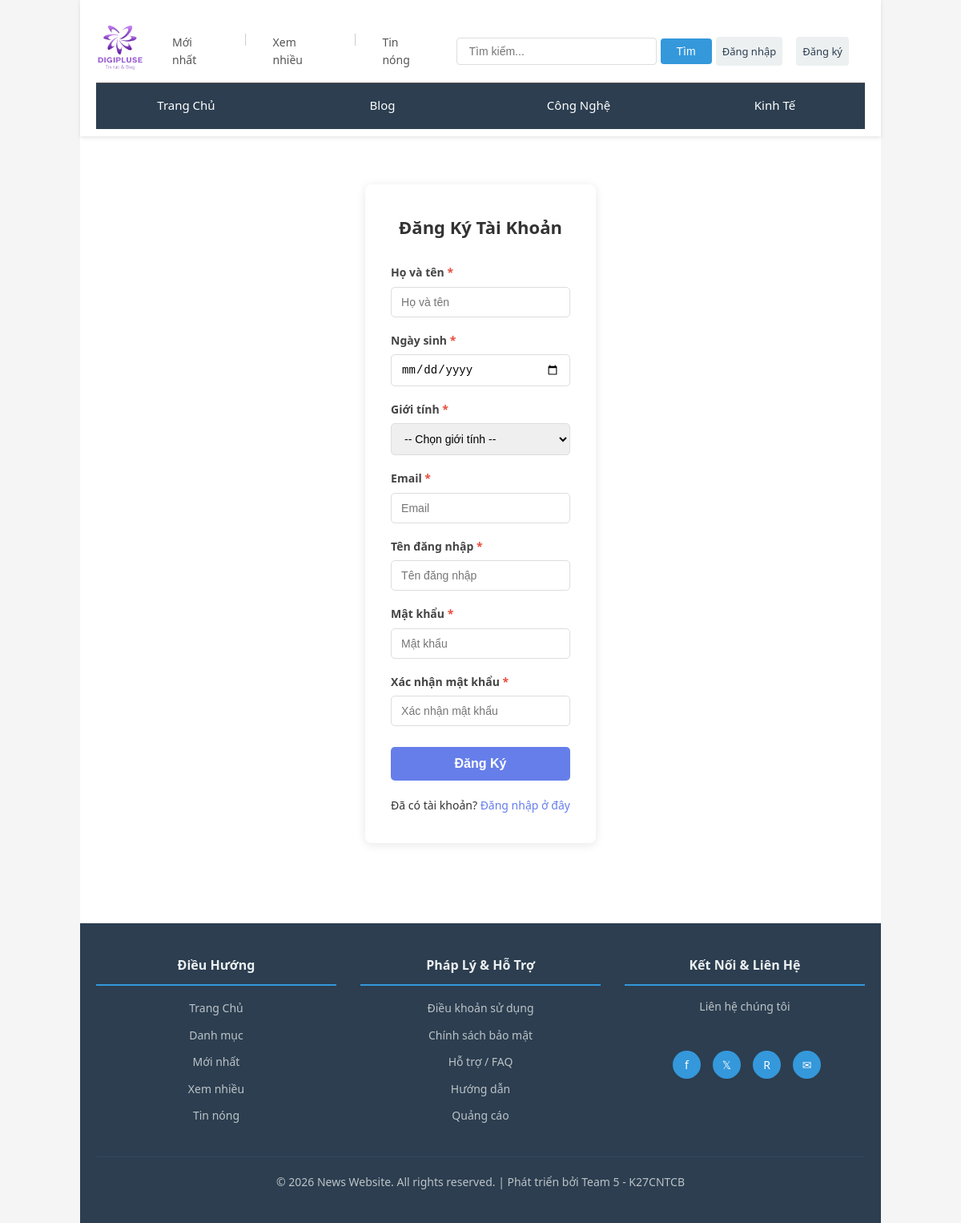
The page /dang-ky/ on the database its author committed.
### Webtintuc/models.py (models this page shows, shortened)
class Category(models.Model):
    CATEGORY_TYPES = (
        ('news', 'Tin Tức'),
        ('blog', 'Blog'),
    )
    name = models.CharField(max_length=100, unique=True)
    slug = models.SlugField(unique=True)
    description = models.TextField(blank=True, null=True)
    category_type = models.CharField(max_length=20, choices=CATEGORY_TYPES, default='news')
    created_at = models.DateTimeField(auto_now_add=True, null=True, blank=True)
    class Meta:
        verbose_name_plural = "Categories"
        ordering = ['name']

### Webtintuc/views.py (the view)
# urls.py: path('dang-ky/', views.register_view, name='register'),
def register_view(request):
    if request.method == 'POST':
        form = RegisterForm(request.POST)
        if form.is_valid():
            user = form.save(commit=False)
            full_name = form.cleaned_data.get('full_name', '').strip()
            parts = full_name.rsplit(' ', 1)
            if len(parts) == 2:
                user.first_name, user.last_name = parts[0], parts[1]
            else:
                user.first_name = full_name
            user.save()
            profile, _ = UserProfile.objects.get_or_create(user=user)
            profile.birth_date = form.cleaned_data.get('birth_date')
            profile.gender = form.cleaned_data.get('gender')
            profile.save()
            login(request, user)
            return redirect('webtintuc:index')
    else:
        form = RegisterForm()
    return render(request, 'register.html', {**get_base_context(request), 'form': form})

### Webtintuc/views.py (called while the page is built)
def get_base_context(request=None):
    ctx = {'categories': Category.objects.filter(category_type='news')}
    if request and request.user.is_authenticated:
        ctx['unread_count'] = Notification.objects.filter(user=request.user, is_read=False).count()
    return ctx

### Webtintuc/templates/register.html (shortened to what this page needs)
{% extends "base.html" %}
{% block content %}
<div class="container">
    <div class="auth-form">
        <h2>Đăng Ký Tài Khoản</h2>
        <form method="POST">
            <div class="form-group">
                <label for="{{ form.full_name.id_for_label }}">Họ và tên <span class="required">*</span></label>
                {{ form.full_name }}
            </div>
            <div class="form-group">
                <label for="{{ form.birth_date.id_for_label }}">Ngày sinh <span class="required">*</span></label>
                {{ form.birth_date }}
            </div>
            <div class="form-group">
                <label for="{{ form.gender.id_for_label }}">Giới tính <span class="required">*</span></label>
                {{ form.gender }}
            </div>
            <div class="form-group">
                <label for="{{ form.email.id_for_label }}">Email <span class="required">*</span></label>
                {{ form.email }}
            </div>
            <div class="form-group">
                <label for="{{ form.username.id_for_label }}">Tên đăng nhập <span class="required">*</span></label>
                {{ form.username }}
            </div>
            <div class="form-group">
                <label for="{{ form.password1.id_for_label }}">Mật khẩu <span class="required">*</span></label>
                {{ form.password1 }}
            </div>
            <div class="form-group">
                <label for="{{ form.password2.id_for_label }}">Xác nhận mật khẩu <span class="required">*</span></label>
                {{ form.password2 }}
            </div>
            <button type="submit" class="btn">Đăng Ký</button>
        </form>
        <p class="auth-link">
            Đã có tài khoản? <a href="{% url 'webtintuc:login' %}">Đăng nhập ở đây</a>
        </p>
    </div>
</div>
{% endblock %}

### Webtintuc/templates/base.html (shortened to what this page needs)
{% load static %}
<!DOCTYPE html>
<html lang="vi">
<head>
    <link rel="stylesheet" href="{% static 'css/style.css' %}">
</head>
<body>
    <div class="wrapper">
        <header>
            <div class="header-top">
                <a href="{% url 'webtintuc:index' %}" class="logo">
                    <img src="{% static 'images/logo.jpg' %}" alt="Logo" style="width: 100px; margin-left: -40px">
                </a>
                <div class="header-info">
                    <a href="{% url 'webtintuc:index' %}">Mới nhất</a>
                    <span class="separator">|</span>
                    <a href="{% url 'webtintuc:index' %}">Xem nhiều</a>
                    <span class="separator">|</span>
                    <a href="{% url 'webtintuc:index' %}">Tin nóng</a>
                </div>
                <form class="search-box" action="{% url 'webtintuc:search' %}" method="GET">
                    <input type="text" name="q" placeholder="Tìm kiếm..." value="{{ query }}">
                    <button type="submit">Tìm</button>
                </form>
                <div class="user-menu">
                    {% if user.is_authenticated %}
                        <a href="{% url 'webtintuc:notifications' %}" class="notif-bell" id="notifBell" title="Thông báo">
                            🔔
                            <span class="notif-badge" id="notifBadge" style="display:none">0</span>
                        </a>
                        <a href="{% url 'webtintuc:user_profile' user.username %}" class="user-greeting">
                            👤 {{ user.username }}
                        </a>
                        <a href="{% url 'webtintuc:logout' %}">Đăng xuất</a>
                    {% else %}
                        <a href="{% url 'webtintuc:login' %}">Đăng nhập</a>
                        <a href="{% url 'webtintuc:register' %}">Đăng ký</a>
                    {% endif %}
                </div>
            </div>
            <nav class="navbar">
                <a href="{% url 'webtintuc:index' %}" class="nav-item">Trang Chủ</a>
                {% for category in categories %}
                    <a href="{% url 'webtintuc:category' category.slug %}" class="nav-item">
                        {{ category.name }}
                    </a>
                {% endfor %}
            </nav>
        </header>
        <main>
            {% block content %}{% endblock %}
        </main>
        <footer>
            <div class="footer-content">
                <div class="footer-section">
                    <h4>Điều Hướng</h4>
                    <ul>
                        <li><a href="{% url 'webtintuc:index' %}">Trang Chủ</a></li>
                        <li><a href="#">Danh mục</a></li>
                        <li><a href="#">Mới nhất</a></li>
                        <li><a href="#">Xem nhiều</a></li>
                        <li><a href="#">Tin nóng</a></li>
                    </ul>
                </div>
                <div class="footer-section">
                    <h4>Pháp Lý & Hỗ Trợ</h4>
                    <ul>
                        <li><a href="{% url 'webtintuc:chinh_sach' %}">Điều khoản sử dụng</a></li>
                        <li><a href="{% url 'webtintuc:chinh_sach' %}">Chính sách bảo mật</a></li>
                        <li><a href="{% url 'webtintuc:faq' %}">Hỗ trợ / FAQ</a></li>
                        <li><a href="{% url 'webtintuc:huong_dan' %}">Hướng dẫn</a></li>
                        <li><a href="{% url 'webtintuc:quang_cao' %}">Quảng cáo</a></li>
                    </ul>
                </div>
                <div class="footer-section">
                    <h4>Kết Nối & Liên Hệ</h4>
                    <ul>
                        <li><p style="color: #bdc3c7; font-size: 14px;">Liên hệ chúng tôi</p></li>
                        <br>
                    </ul>
                    <div class="social-links">
                        <a href="#" title="Facebook">f</a>
                        <a href="#" title="Twitter">𝕏</a>
                        <a href="#" title="Reddit">R</a>
                        <a href="#" title="Email">✉</a>
                    </div>
                </div>
            </div>
            <div class="footer-bottom">
                <p>&copy; 2026 News Website. All rights reserved. | Phát triển bởi Team 5 - K27CNTCB</p>
            </div>
        </footer>
    </div>
</body>
</html>

### Webtintuc/static/css/style.css (style rules this page uses)
* { margin: 0; padding: 0; box-sizing: border-box; }
body { font-family: Arial, sans-serif; line-height: 1.6; color: #333; background-color: #f5f5f5; }
.wrapper { max-width: 1000px; margin: 0 auto; background: white; }
header { background: #333; color: white; padding: 20px; box-shadow: 0 2px 5px rgba(0,0,0,0.1); }
.header-top { display: flex; justify-content: space-between; align-items: center; margin-bottom: 15px; }
.logo { font-size: 24px; font-weight: bold; color: white; text-decoration: none; }
.search-box { display: flex; gap: 5px; }
.search-box input { padding: 8px 12px; border: none; border-radius: 3px; width: 250px; }
.search-box button { padding: 8px 15px; background: #555; color: white; border: none; border-radius: 3px; cursor: pointer; }
.navbar { display: flex; gap: 20px; border-top: 1px solid #555; padding-top: 15px; }
.nav-item { color: white; text-decoration: none; padding: 5px 10px; transition: background 0.3s; }
main { padding: 30px 20px; min-height: 400px; }
.container { display: flex; flex-direction: column; gap: 30px; }
.btn { display: inline-block; background: #0066cc; color: white; padding: 10px 20px; text-decoration: none; border-radius: 3px; transition: background 0.3s; }
footer { background: #333; color: white; text-align: center; padding: 20px; margin-top: 30px; }
footer p { margin: 0; }
footer a { color: #aaa; text-decoration: none; }

### Webtintuc/templates/base.html (style rules this page uses)
* { margin: 0; padding: 0; box-sizing: border-box; }
body { font-family: 'Segoe UI', Tahoma, Geneva, Verdana, sans-serif; line-height: 1.6; color: #333; background-color: #f5f5f5; }
.wrapper { display: flex; flex-direction: column; min-height: 100vh; }
header { background-color: #fff; box-shadow: 0 2px 5px rgba(0,0,0,0.1); position: sticky; top: 0; z-index: 100; height: 170px; }
.header-top { display: flex; justify-content: space-between; align-items: center; padding: 15px 20px; max-width: 1200px; margin: 0 auto; width: 100%; gap: 5px; margin-top: -15px }
.logo { font-size: 24px; font-weight: bold; color: #2c3e50; text-decoration: none; white-space: nowrap; }
.header-info { display: flex; gap: 20px; flex: 1; justify-content: center; font-size: 14px; }
.header-info a { text-decoration: none; color: #555; padding: 5px 10px; transition: color 0.3s; }
.header-info .separator { color: #ccc; }
.search-box { display: flex; margin-left: 20px; align-items: center; }
.search-box input { padding: 8px 15px; border: 1px solid #ddd; border-radius: 4px; width: 250px; font-size: 14px; }
.search-box button { padding: 8px 20px; background-color: #3498db; color: white; border: none; border-radius: 4px; cursor: pointer; font-size: 14px; transition: background-color 0.3s; }
.user-menu { display: flex; align-items: center; gap: 17px; white-space: nowrap; }
.user-menu a { padding: 8px; background-color: #ecf0f1; color: #2c3e50; text-decoration: none; border-radius: 4px; font-size: 13px; transition: all 0.3s; }
.navbar { display: flex; background-color: #2c3e50; padding: 0; max-width: 1200px; margin: 0 auto; width: 100%; margin-top: -20px; font-size: 15px }
.nav-item { flex: 1; text-align: center; padding: 15px 10px; color: white; text-decoration: none; transition: all 0.3s; border-bottom: 3px solid transparent; }
main { flex: 1; max-width: 1200px; margin: 20px auto; width: 100%; padding: 0 20px; }
footer { background-color: #2c3e50; color: white; padding: 40px 20px; margin-top: 40px; }
.footer-content { max-width: 1200px; margin: 0 auto; display: grid; grid-template-columns: 1fr 1fr 1fr; gap: 30px; margin-bottom: 30px; }
.footer-section h4 { font-size: 16px; margin-bottom: 15px; color: #ecf0f1; border-bottom: 2px solid #3498db; padding-bottom: 10px; }
.footer-section ul { list-style: none; }
.footer-section li { margin: 8px 0; }
.footer-section a { color: #bdc3c7; text-decoration: none; font-size: 14px; transition: color 0.3s; }
.footer-bottom { border-top: 1px solid #34495e; padding-top: 20px; text-align: center; font-size: 14px; color: #bdc3c7; }
.social-links { display: flex; gap: 15px; margin-top: 10px; margin-left: 60px; }
.social-links a { display: inline-block; width: 35px; height: 35px; background-color: #3498db; color: white; text-align: center; line-height: 35px; border-radius: 50%; text-decoration: none; transition: background-color 0.3s; }

### rows shown on the page
Category: name "Blog"
Category: name "Công Nghệ"
Category: name "Kinh Tế"
